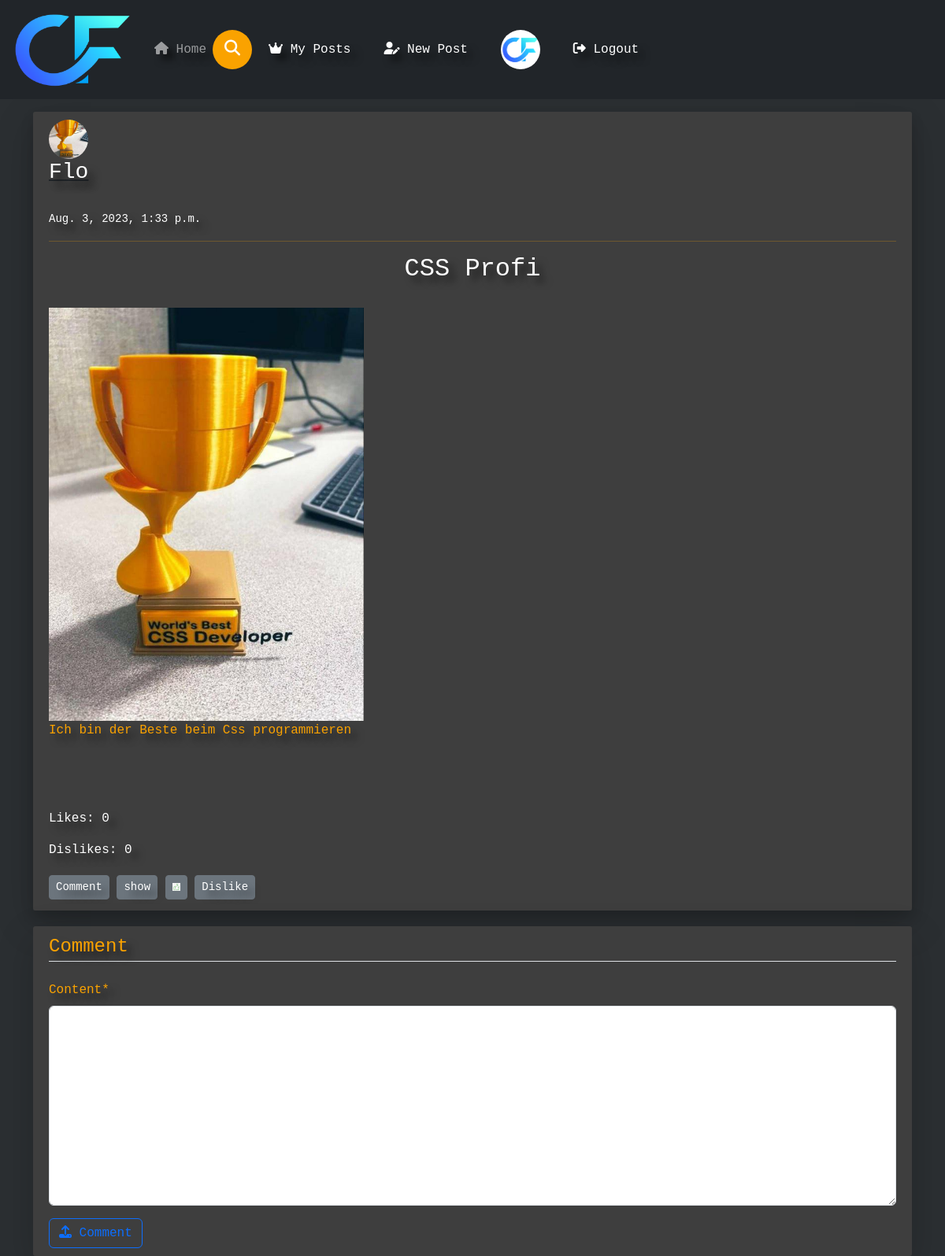
The page /post/20/comment/ (signed in) on the database its author committed.
### users/models.py (models this page shows, shortened)
class Profile(models.Model):
    user = models.OneToOneField(User, on_delete=models.CASCADE)
    image = models.ImageField(default="default.jpg", upload_to="profile_pics")
    bio = models.TextField()
    joinedAt = models.DateTimeField(default=timezone.now)
    follower = models.ManyToManyField(to=User, related_name="follower")

### blog/models.py (models this page shows, shortened)
class Post(models.Model):
    maxHeight = 500;
    maxWidth = 500;
    title = models.CharField(max_length=100)
    content = models.TextField()
    date_posted = models.DateTimeField(default=timezone.now)
    author = models.ForeignKey(User, on_delete=models.CASCADE)
    image = models.ImageField(default="default.jpg", upload_to="post_pics")
    likes = models.ManyToManyField(to=User, related_name="likes")
    dislikes = models.ManyToManyField(to=User, related_name="dislikes")
    @property
    def countLikes(self):
        return self.likes.count()
    @property
    def countDislikes(self):
        return self.dislikes.count()

### blog/views.py (the view, shortened to what this page needs)
# urls.py: path('post/<int:pk>/comment/', PostCommentView.as_view(), name='post-comment'),
class PostCommentView(LoginRequiredMixin, CreateView):
    model = Comment
    template_name = "blog/comment_form.html"
    fields = ["content"]
    success_url = reverse_lazy("blog-home")
    def get_context_data(self, **kwargs):
        context = super().get_context_data(**kwargs)
        context["post"] = Post.objects.get(id=self.kwargs.get("pk"))
        return context

### templates/blog/comment_form.html (shortened to what this page needs)
{% extends "base.html"%}
{% load crispy_forms_filters %}
{% block content %}
    {% include "blog/post.html" with post=post %}
    <div class="content-section pt-2 mt-3 shadow-lg">
        <form action="" method="POST" enctype="multipart/form-data">
            <fieldset class="form-group">
                <legend class="border-bottom mb-4">
                    Comment
                </legend>
                {{ form|crispy }}
            </fieldset>
            <div class="form-group">
                <button class="btn btn-outline-primary" type="submit"><i class="fas fa-upload"></i> Comment</button>
            </div>
        </form>
    </div>
{% endblock content %}

### templates/base.html (shortened to what this page needs)
{% load static %}
<!doctype html>
<html lang="en">
<head>
    <link rel="stylesheet" href="{% static 'bootstrap.min.css' %}">
    <link href="{% static 'fontawesomefree/css/fontawesome.css' %}" rel="stylesheet" type="text/css">
    <link href="{% static 'fontawesomefree/css/solid.css' %}" rel="stylesheet" type="text/css">
    <link rel="stylesheet" href="{% static 'main.css' %}">
    <link rel="stylesheet" href="{% static 'profile_page.css' %}">
</head>
<body>
<div class = "navigation">
<nav class="navbar navbar-expand-lg navbar-dark bg-dark">
    <div class="container-fluid">
    <a class="navbar-brand font-weight-bold" href="{% url 'blog-home' %}">
        <img src="http://localhost:8000/media/CF_Logo.png" alt="ChatFlow" width="160" height="100">
    </a>
    <div class="collapse navbar-collapse" id="navbarSupportedContent">
        <ul class="navbar-nav">
            <li class="nav-item active">
                <a class="nav-link" href="{% url 'blog-home' %}"><i class="fas fa-home"></i> Home <span class="sr-only">(current)</span></a>
            </li>
        </ul>
        <form class="search-box" id="searchform" action="{% url 'search' %}" method="get" role="search">
                <button class="btn-search"><i class="fas fa-search"></i></button>
                <input name="q" type="text" value="{{ request.GET.q }}" class="input-search" placeholder="Type to Search...">
            </form>
        {% if user.is_authenticated %}
            <a href="{% url 'user-posts' user %}" class="btn text-white m-2"><i class="fa-solid fa-crown"></i> My Posts</a>
            <a href="{% url 'post-create' %} " class="btn text-white m-2"><i class="fas fa-user-edit"></i> New Post</a>
            <a href= "{% url 'user-profile-page' user.username %}" class="btn text-white m-2"> <img src="{{ user.profile.image.url }}", style="width: 50px; height: 50px; object-fit: cover; border-radius:50%;"> </a>
            <a href="{% url 'logout' %} " class="btn text-white m-2"><i class="fas fa-sign-out-alt"></i> Logout</a>
        {% else %}
            <a href="{% url 'login' %} " class="btn text-white m-2"><i class="fas fa-user-tie"></i> Login</a>
            <a href="{% url 'register' %} " class="btn text-white m-2"> <i class="fas fa-sign-in-alt"></i> Sign Up</a>
        {% endif %}
    </div>
    </div>
</nav>
</div>
<div class="container my-bg">
    {% block content %}
    {% endblock %}
</div>
</body>
</html>

### templates/blog/post.html (shortened to what this page needs)
<div class="jumbotron mt-3 shadow-lg">
    <article class="media content-section shadow ">
        <div class="media-body">
            <div class="">
                <div class="d-flex justify-content-between">
                    <a class="mr-2 mt-0 mb-0  text-dark" href="{% url 'user-posts' post.author.username %}">
                        <img src="{{ post.author.profile.image.url}}", style="width: 50px; height: 50px; object-fit: cover; border-radius:50%;">
                        <h3>{{ post.author }}</h3>
                    </a>
                </div>
                <div>
                    <small class="text-muted" style="color: white !important;">{{ post.date_posted }}</small>
                </div>
                <hr>
            <h2><a id="{{ post.id }}">{{ post.title }}</a></h2>
            {% if post.image.url != "/media/default.jpg"%}
                <a href="{{ post.image.url }}"> <img src="{{ post.image.url }}" style="max-width:400px;width:100%" ></a>
            {% endif %}
            </div>
            <p class="article-content">{{ post.content }}</p>
            <br>
            <br>
            <br>
            <p style="color: #fff">Likes: {{post.countLikes }}</p>
            <p style="color: #fff" >Dislikes: {{post.countDislikes}}</p>
        </div>
            <a class="btn btn-secondary btn-sm mt-1 mb-1"
                           href="{% url 'post-comment' post.id %}">Comment</a>
            <a class="btn btn-secondary btn-sm mt-1 mb-1" href="{% url "comments" post.id %}">show</a>
            <a class="btn btn-secondary btn-sm mt-1 mb-1" href="{% url "likePost" post.id %}"><img src="https://localhost:8080/media/like.jpg" width="10px", height="10px" alt="like"></a>
    <a class="btn btn-secondary btn-sm mt-1 mb-1" href="{% url "dislikePost" post.id %}" >Dislike</a>
    </article>
</div>

### static/main.css (style rules this page uses)
h1, h2, h3, h4, h5, h6 { color: #5EB0DB; }
body { font-family: 'Courier New' !important; color: #faa200; justify-content: center; align-items: center; margin: 0; width: 100vw; height: 100vh; text-shadow: 8px 8px 10px #0000008c; background-color: #2b2f32; }
.navigation { color: #faa200; text-align: center; margin-left: auto; margin-right: auto; }
.navbar { text-align: center; margin-left: auto; margin-right: auto; }
.content-section { background: rgba(63, 63, 63, 0.96); padding: 10px 20px; border-radius: 3px; margin-bottom: 20px; }
.article-content { white-space: pre-line; }
.search-box { width: fit-content; height: fit-content; position: relative; }
.input-search { height: 50px; width: 50px; border-style: none; padding: 10px; font-size: 18px; letter-spacing: 2px; outline: none; border-radius: 25px; transition: all .5s ease-in-out; background-color: #faa200; padding-right: 40px; color:#fff; }
.input-search::placeholder { color:rgb(255, 255, 255); font-size: 18px; letter-spacing: 2px; font-weight: 100; }
.btn-search { width: 50px; height: 50px; border-style: none; font-size: 20px; font-weight: bold; outline: none; cursor: pointer; border-radius: 50%; position: absolute; right: 0px; color:#ffffff ; background-color:transparent; pointer-events: painted; }

### static/profile_page.css (style rules this page uses)
html { height: 100%; --s: 82px; --c1: #b2b2b2; --c2: #ffffff; --c3: #d9d9d9; --_g: var(--c3) 0 120deg,#0000 0; }
body { margin: 0; padding: 0; font-family: sans-serif; }
.login-box h1, h2, h3, small { margin: 0 0 30px; padding: 0; color: #fff; text-align: center; }

### rows shown on the page
Post: author.profile.image (picture), author "Flo", date_posted "Aug. 3, 2023, 1:33 p.m.", title "CSS Profi", image (picture), content "Ich bin der Beste beim Css programmieren", countLikes "0", countDislikes "0"
